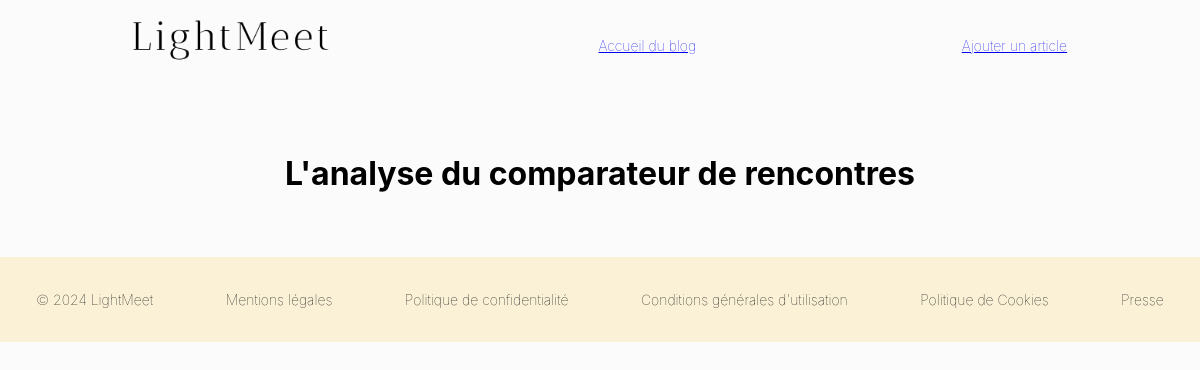
The page /blog/ on the database as committed earlier.
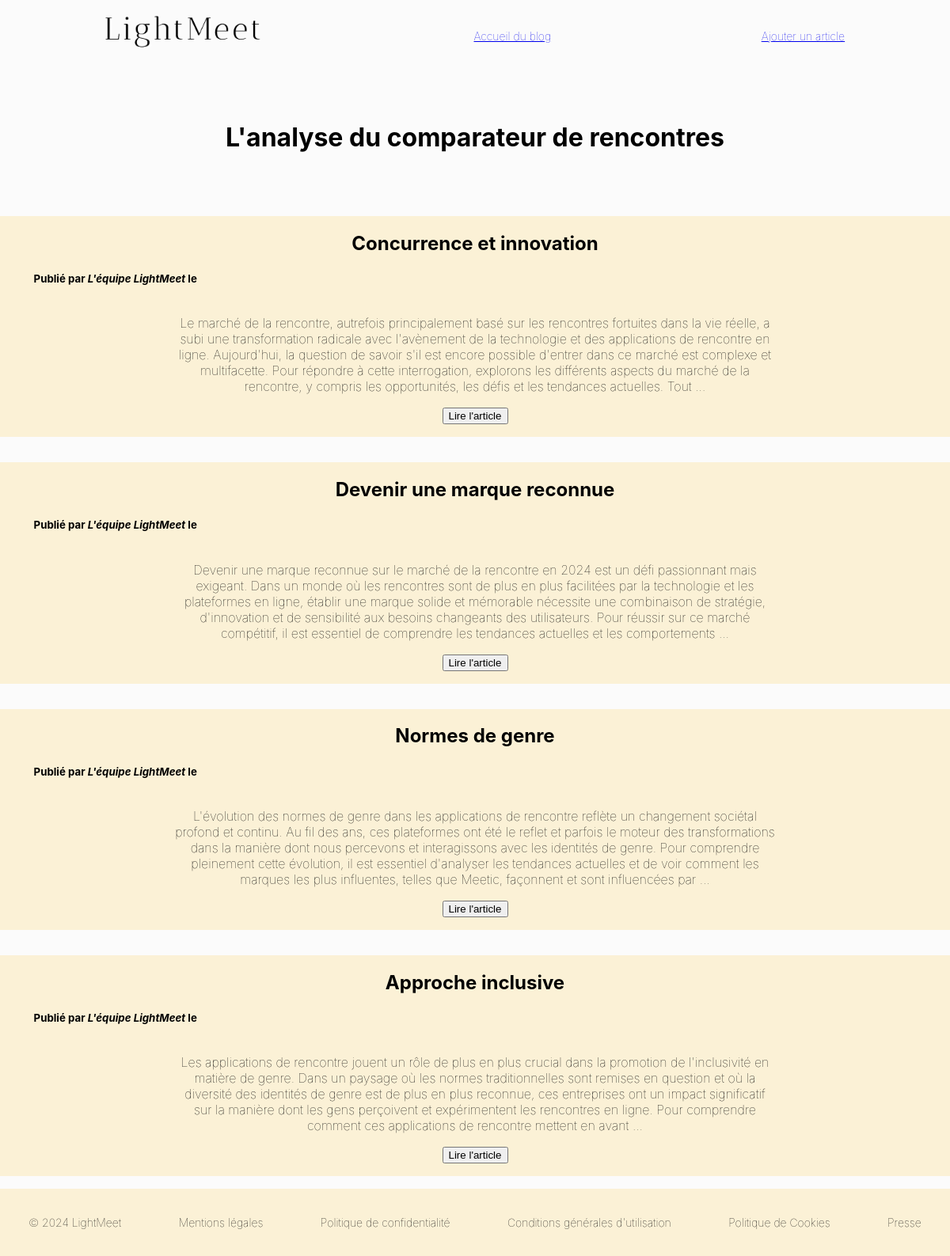
The same page on the database as committed later.
### posts/models.py (models this page shows, shortened)
class BlogPost(models.Model):
    image = models.FileField(upload_to='images_blog/',default='')
    title = models.CharField(max_length=255,unique=True,verbose_name="Titre")
    slug = models.SlugField(max_length=255,unique=True,blank=True)
    author = models.ForeignKey(User,on_delete=models.SET_NULL,null=True,blank=True)
    last_updated = models.DateTimeField(auto_now=True)
    created_on = models.DateField(blank=True,null=True)
    published = models.BooleanField(default=False,verbose_name="Publié")
    content = models.TextField(blank=True,verbose_name="Contenu")
    description = models.TextField(verbose_name="Description")
    class Meta:
        verbose_name = "Notre Article"
        verbose_name_plural = "Nos Articles"
        ordering=["-created_on"]

### posts/views.py (the view)
# urls.py: path('blog/', BlogHome.as_view(), name="blog_home"),
class BlogHome(ListView):
    model = BlogPost
    context_object_name = "posts"

### posts/templates/posts/blogpost_list.html (shortened to what this page needs)
{% extends 'posts/base_Posts.html' %}
{% load static %}
{% block css %}
<link rel="stylesheet" href="{% static 'posts/css/style_2.css' %}">
{{ block.super }}
<link rel="stylesheet" href="{% static 'partner_meet/css/style_base.css' %}">
{% endblock %}
    {% block section %}
    <div class="container">
        <h1 class="Title">L'analyse du comparateur de rencontres</h1>
        {% for post in posts %}
        <article class="cardBlogPost">
            <div class="containerInfoBlog">
                <h2>{{ post.title }}</h2>
                <h5>Publié par <i>L'équipe LightMeet</i> le {{ post.created_on|date:'j F Y' }}</h5>
                <div class="containerTextButton">
                    <p>{{ post.content|safe|truncatewords:75 }}</p>
                    <form action="{% url  'blog_detail' slug=post.slug %}">
                        <button> Lire l'article</button>
                    </form>
                </div>
            </div>
        </article>
        {% endfor %}
    </div>
    {% endblock %}

Rows that differ between the two databases and show on the page:
added BlogPost: title "Concurrence et innovation", content "Le marché de la rencontre, autrefois principalement basé sur les rencontres fortuites dans la vie réelle, a subi une transformation radicale avec l'avènement de la technologie et des applications de rencontre en ligne. Aujourd'hui, la question de savoir s'il est encore possible d'entrer dans ce marché est complexe et multifacette. Pour répondre à cette interrogation, explorons les différents aspects du marché de la rencontre, y compris les opportunités, les défis et les tendances actuelles. Tout …"
added BlogPost: title "Devenir une marque reconnue", content "Devenir une marque reconnue sur le marché de la rencontre en 2024 est un défi passionnant mais exigeant. Dans un monde où les rencontres sont de plus en plus facilitées par la technologie et les plateformes en ligne, établir une marque solide et mémorable nécessite une combinaison de stratégie, d'innovation et de sensibilité aux besoins changeants des utilisateurs. Pour réussir sur ce marché compétitif, il est essentiel de comprendre les tendances actuelles et les comportements …"
added BlogPost: title "Normes de genre", content "L'évolution des normes de genre dans les applications de rencontre reflète un changement sociétal profond et continu. Au fil des ans, ces plateformes ont été le reflet et parfois le moteur des transformations dans la manière dont nous percevons et interagissons avec les identités de genre. Pour comprendre pleinement cette évolution, il est essentiel d'analyser les tendances actuelles et de voir comment les marques les plus influentes, telles que Meetic, façonnent et sont influencées par …"
added BlogPost: title "Approche inclusive", content "Les applications de rencontre jouent un rôle de plus en plus crucial dans la promotion de l'inclusivité en matière de genre. Dans un paysage où les normes traditionnelles sont remises en question et où la diversité des identités de genre est de plus en plus reconnue, ces entreprises ont un impact significatif sur la manière dont les gens perçoivent et expérimentent les rencontres en ligne. Pour comprendre comment ces applications de rencontre mettent en avant …"
